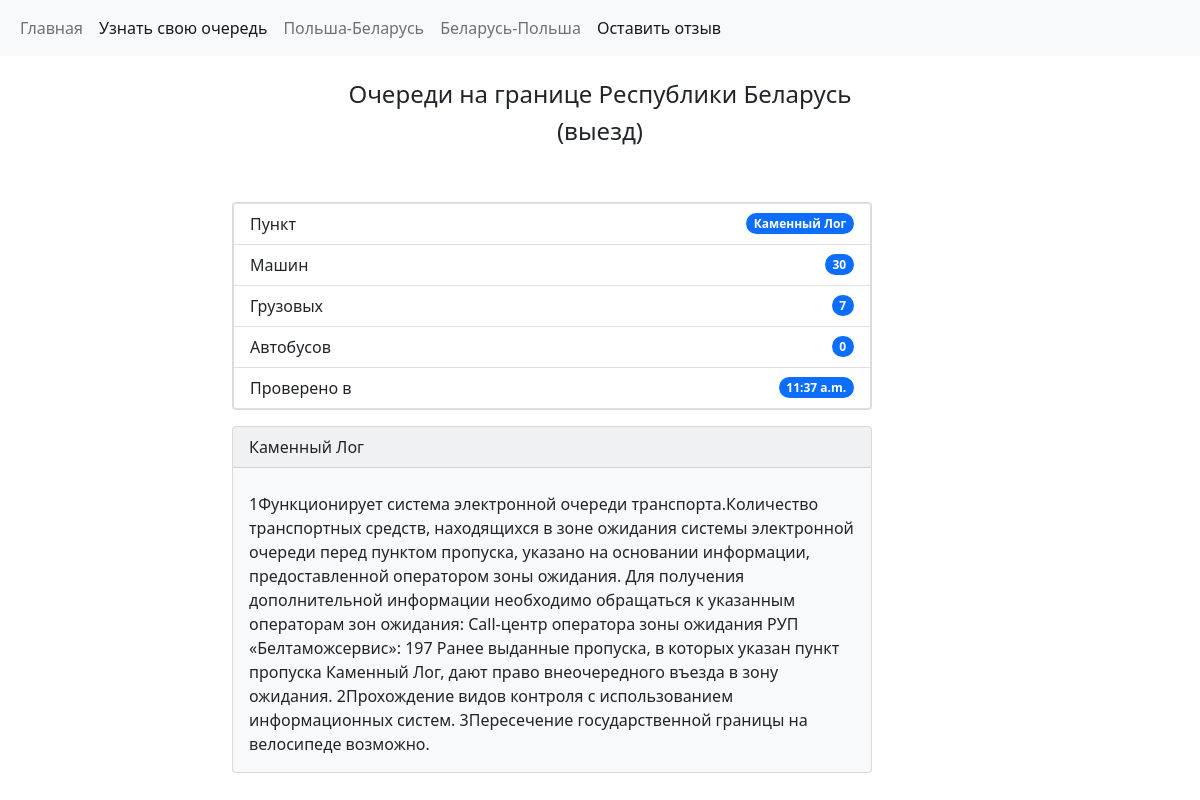
The page /kamenny_log on the database its author committed.
### website/models.py (models this page shows, shortened)
class Borders(models.Model):
    location = models.CharField(max_length=100)
    cars = models.CharField(max_length=100)
    buses = models.CharField(max_length=100)
    lorries = models.CharField(max_length=100)
    text = models.TextField(max_length=1600)
    time = models.TimeField(auto_now=True)
    created = models.DateTimeField(auto_now=True)

### website/views.py (the view)
# urls.py: path('kamenny_log', views.kamenny_log, name='kamenny_log'),
def kamenny_log(request):
    obj = Borders.objects.get(location='Каменный Лог')
    return render(request, 'kamenny_log.html', {'obj': obj})

### website/templates/kamenny_log.html (shortened to what this page needs)
{% extends 'base.html' %}
{% block content %}
  <div class="container">
    <div class="row">
      <div class="col-sm-2">
      </div>
      <div class="col-sm-8">
            <div class="card text-dark bg-light mb-3" style="max-width: 40rem; width: 400">
                <ul class="list-group">
                  <li class="list-group-item d-flex justify-content-between align-items-center">
                    Пункт
                    <span class="badge bg-primary rounded-pill">{{ obj.location }}</span>
                  </li>
                  <li class="list-group-item d-flex justify-content-between align-items-center">
                    Машин
                    <span class="badge bg-primary rounded-pill">{{ obj.cars }}</span>
                  </li>
                  <li class="list-group-item d-flex justify-content-between align-items-center">
                    Грузовых
                    <span class="badge bg-primary rounded-pill">{{ obj.lorries }}</span>
                  </li>
                  <li class="list-group-item d-flex justify-content-between align-items-center">
                    Автобусов
                    <span class="badge bg-primary rounded-pill">{{ obj.buses }}</span>
                  </li>
                  <li class="list-group-item d-flex justify-content-between align-items-center">
                    Проверено в
                    <span class="badge bg-primary rounded-pill">{{ obj.time }}</span>
                  </li>
                </ul>
            </div>
            <div class="card text-dark bg-light mb-3" style="max-width: 40rem;">
              <div class="card-header">{{ obj.location }}</div>
              <div class="card-body">
                <p class="card-text">{{ obj.text }}</p>
              </div>
            </div>
      </div>
      <div class="col-sm-2">
      </div>
    </div>
  </div>
{% endblock %}

### rows shown on the page
Borders: location "Каменный Лог", cars "30", lorries "7", buses "0", time "11:37 a.m.", text "1Функционирует система электронной очереди транспорта.Количество транспортных средств, находящихся в зоне ожидания системы электронной очереди перед пунктом пропуска, указано на основании информации, предоставленной оператором зоны ожидания. Для получения дополнительной информации необходимо обращаться к указанным операторам зон ожидания: Сall-центр оператора зоны ожидания РУП «Белтаможсервис»: 197 Ранее выданные пропуска, в которых указан пункт пропуска Каменный Лог, дают право внеочередного въезда в зону ожидания. 2Прохождение видов контроля с использованием информационных систем. 3Пересечение государственной границы на велосипеде возможно."
